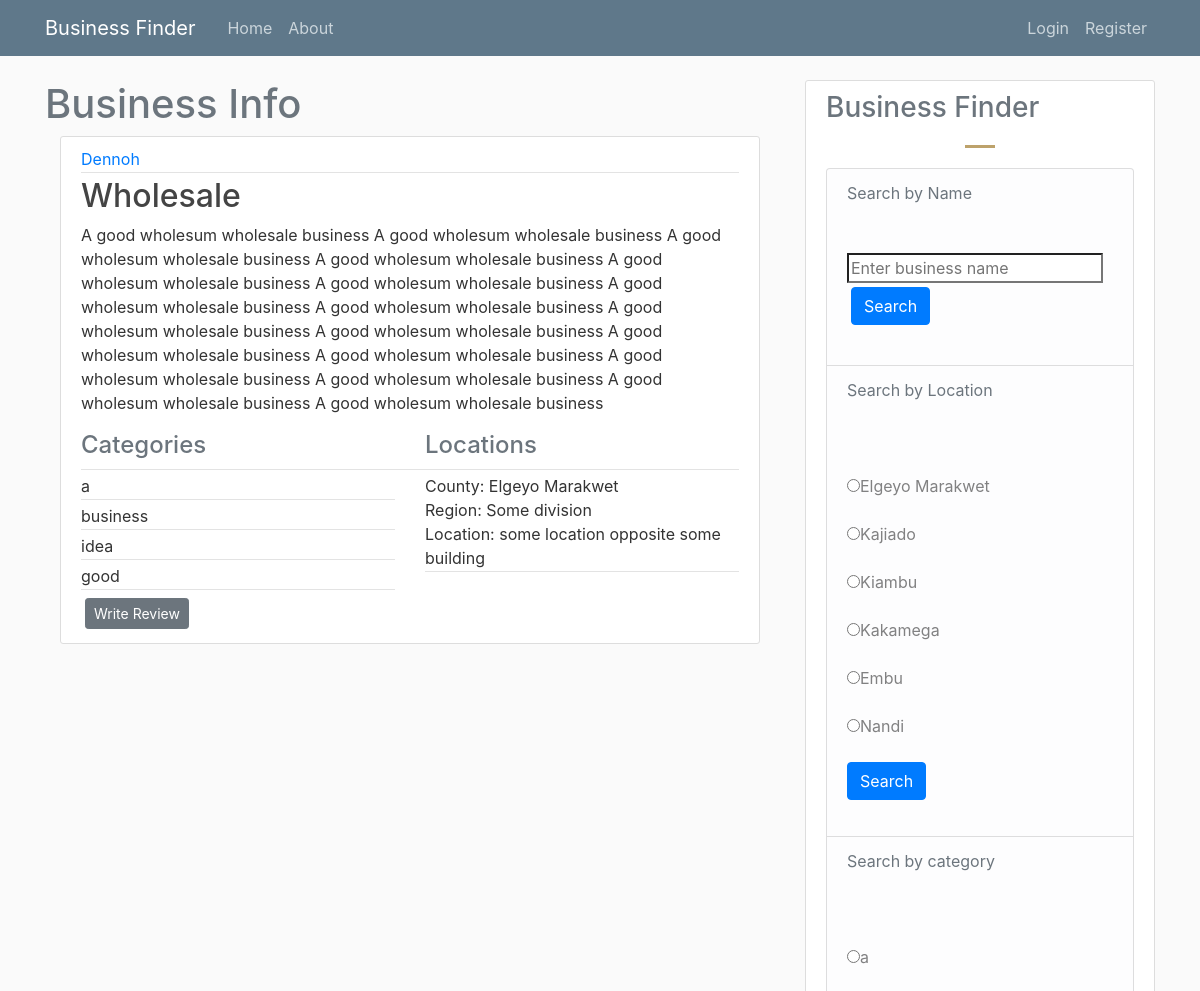
The page /business/3 (upper part) on the database as committed earlier.
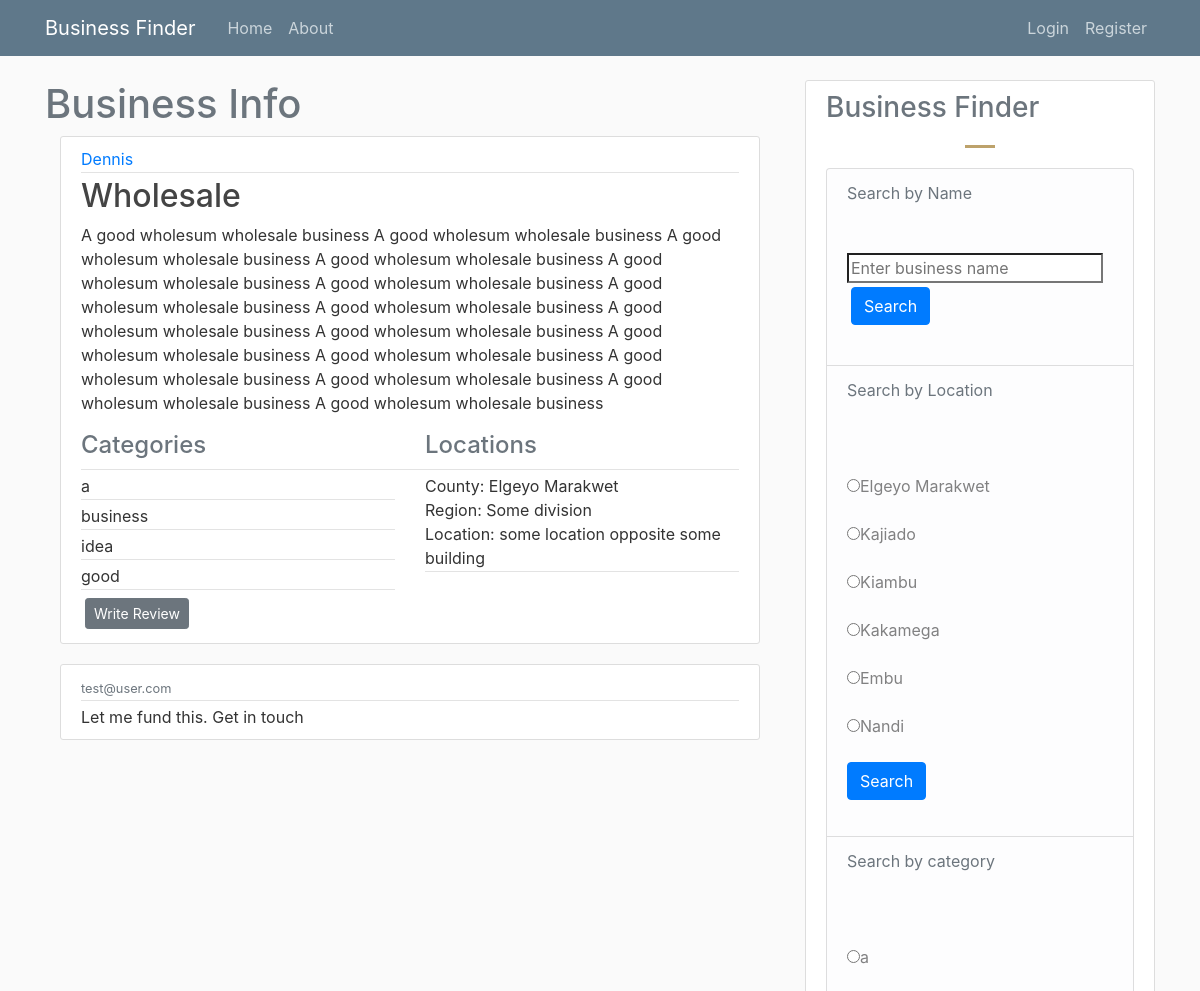
The same page on the database as committed later.
### app/model.py (models this page shows, shortened)
class User(db.Model, UserMixin):
    id = db.Column(db.Integer, primary_key=True)
    username = db.Column(db.String(20), unique=True, nullable=False)
    email = db.Column(db.String(120), unique=True, nullable=False)
    image_file = db.Column(db.String(20), default='default.png', nullable=False)
    password = db.Column(db.String(64), nullable=False)
    businesses = db.relationship('Business', backref='owner', lazy=True)

class Category(db.Model):
    id = db.Column(db.Integer, primary_key=True)
    business_id = db.Column(db.Integer, db.ForeignKey('business.id'), nullable=False)
    category = db.Column(db.String(20), nullable=False)

class Location(db.Model):
    id = db.Column(db.Integer, primary_key=True)
    business_id = db.Column(db.Integer, db.ForeignKey('business.id'), nullable=False)
    county = db.Column(db.String(50), nullable=False)
    region = db.Column(db.String(50), nullable=False)
    location = db.Column(db.String(200), nullable=False)

class Review(db.Model):
    id = db.Column(db.Integer, primary_key=True)
    business_id = db.Column(db.Integer, db.ForeignKey('business.id'), nullable=False)
    email = db.Column(db.String(120), nullable=False)
    message = db.Column(db.String(500), nullable=False)
    stars = db.Column(db.Integer, nullable=False, default=0)

### app/views.py (the view)
@app.route('/business/<int:biz_id>', methods=['POST', 'GET'])
def business(biz_id):
    data = Business.query.get_or_404(biz_id)
    category = Category.query.filter_by(business_id=biz_id).all()
    location = Location.query.filter_by(business_id=biz_id).all()
    review = Review.query.filter_by(business_id=biz_id).all()
    app = {
        "title": "Business Profile",
        "heading": "Business Info"
    }
    return render_template('business_info.html', app=app, post=data, categoriess=category, locationss=location, reviews=review, locations=locAndCat()[1], categories=locAndCat()[0])

### app/views.py (called while the page is built)
def locAndCat():
    locations = Location.query.all()
    categories = Category.query.all()
    cat_list = []
    for category in categories:
        if category.category not in cat_list:
            cat_list.append(category.category)
    loc_list = []
    for location in locations:
        if location.county not in loc_list:
            loc_list.append(location.county)
    return [cat_list, loc_list]

### app/templates/business_info.html (shortened to what the changed rows need)
{% extends "layout.html" %}
{% block content %}
    <h1 class='text-muted'>{{app.heading}}</h1>
    <div class="container-fluid">
        <div class="row">
            <div class="col-sm-12">
                    <article class="media content-section">
                        <div class="media-body">
                            <div class="article-metadata">
                                <a class="mr-2" href="#">{{ post.owner.username }}</a>
                            </div>
                            <h2><a class="article-title" href="#">{{ post.name }}</a></h2>
                            <div class="row">
                                <div class="col-sm-6">
                                    {% for category in categoriess %}
                                        {% if post.owner == current_user %}
                                            <p class="article-content article-metadata">{{ category.category }}
                                                <a class="m-1" href="{{ url_for('updateBusinessInfo',biz_id=post.id,category='category',cat_id=category.id) }}">Delete</a></p>
                                        {% else %}
                                            <p class="article-content article-metadata">{{ category.category }}</p>
                                        {% endif %}
                                    {% endfor %}
                                </div>
                                <div class="col-sm-6">
                                    {% for location in locationss %}
                                        {% if post.owner == current_user %}
                                            <p class="article-content article-metadata">County: {{ location.county }}
                                                    Region: {{ location.region }}
                                                    Location: {{ location.location }}
                                                <a class="m-1" href="{{ url_for('updateBusinessInfo',biz_id=post.id,category='location',cat_id=location.id) }}">Delete</a></p>
                                        {% else %}
                                        <p class="article-content article-metadata">County: {{ location.county }}
                                                Region: {{ location.region }}
                                                Location: {{ location.location }}</p>
                                        {% endif %}
                                    {% endfor %}
                                </div>
                            </div>
                        </div>
                  </article>
            </div>
        </div>
        <div class="row">
            <div class="col-sm-12">
                {% for review in reviews %}
                    <article class="media content-section">
                        <div class="media-body">
                            <div class="article-metadata">
                                <small class="text-muted">{{ review.email }}</small>
                            </div>
                            <div class="article-content">{{ review.message }}</div>
                        </div>
                    </article>
                {% endfor %}
            </div>
        </div>
    </div>
{% endblock content %}
{% block sidebar %}
    {% include "sidebar.html" %}
{% endblock sidebar %}

### app/templates/sidebar.html (shortened to what this page needs)
<div class="col-md-4">
    <div class="content-section">
        <h3 class="text-muted">Business Finder</h3>
        <ul class="list-group">
            <li class="list-group-item list-group-item-light">
                <div class="text-muted">Search by Name</div>
                <radiogroup class="article-content">
                    <form method="POST", action="{{ url_for('search', category='name') }}">
                        <input type="search" name="search" placeholder="Enter business name">
                        <input type="submit" class="btn btn-primary m-1" value="Search">
                    </form>
                </radiogroup>
            </li>
            <li class="list-group-item list-group-item-light">
                <div class="text-muted">Search by Location</div>
                <radiogroup class="article-content">
                    <form method="POST", action="{{ url_for('search', category='location') }}">
                        {% for location in locations %}
                            <input type="radio" name="location" value="{{location}}">{{location}}
                        {% endfor %}
                        <input type="submit" class="btn btn-primary" value="Search">
                    </form>
                </radiogroup>
            </li>
            <li class="list-group-item list-group-item-light">
                <div class="text-muted">Search by category</div>
                <radiogroup class="article-content">
                    <form method="POST", action="{{ url_for('search', category='category') }}">
                        {% for category in categories %}
                            <input type="radio" name="category" value="{{category}}">{{category}}
                        {% endfor %}
                    </form>
                </radiogroup>
            </li>
        </ul>
    </div>
</div>

Rows that differ between the two databases and show on the page:
changed User: owner.username "Dennoh" → "Dennis"
added Review: email "test@user.com", message "Let me fund this. Get in touch"
